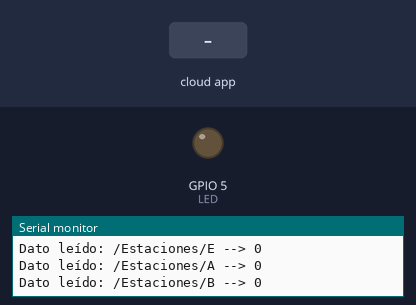
Simulated run of this sketch. Board: ESP8266 (NodeMCU). On the bench: output pins drawn as LEDs (lit = HIGH), the last lines printed to the serial monitor. The test bench sets the inputs (shaded band). WiFi joins after 1.5 s; servers stay silent unless stated; the Firebase database answers and starts empty.

Above: at 2.7 s.
2.8 s: the phone or cloud app sets A to 1
At 4.3 s:
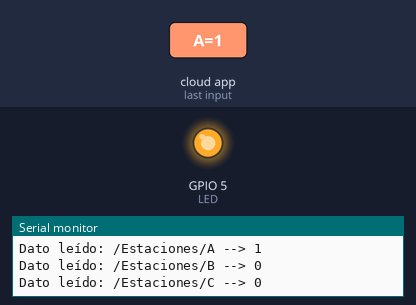
5.2 s: the phone or cloud app sets A to 0
At 7.2 s:
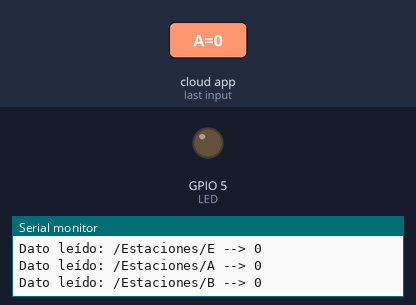
7.5 s: the phone or cloud app sets B to 1
At 9.2 s:
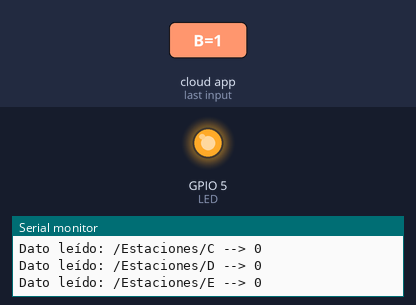
Timing chart, 0 to 10.7 s (numbered marks = the images above; inputs shaded):
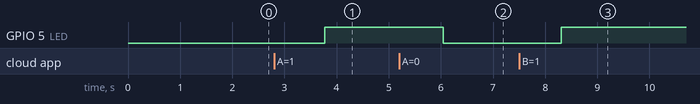

Measured:
- after the input at 2.8 s, GPIO 5 (LED): LOW → HIGH after 0.97 s
- after the input at 5.2 s, GPIO 5 (LED): HIGH → LOW after 0.84 s
- after the input at 7.5 s, GPIO 5 (LED): LOW → HIGH after 0.81 s

The sketch:

NodemCU_Firebase_central.ino
```cpp
/*
 * Created by Aurelio Gallardo Rodríguez
 * Based on: K. Suwatchai (Mobizt)
 *
 * Email: aurelio@seritium.es
 *
 * CENTRAL. Lectura
 *
 * Julio - 2019
 *
*/


//FirebaseESP8266.h must be included before ESP8266WiFi.h
#include "FirebaseESP8266.h"
#include <ESP8266WiFi.h>

#define FIREBASE_HOST "botonpanicoseritium.firebaseio.com"
#define FIREBASE_AUTH "Y0QVBot29hCVGZJQbpVUMr3IKngc7GacE2355bdy"
#define WIFI_SSID "JAZZTEL_shny"
#define WIFI_PASSWORD "3z7s5tvbtu4s"

//Define FirebaseESP8266 data object
FirebaseData bd;

String path = "/Estaciones"; // path a FireBase
char *estaciones[]= {"A","B","C","D","E"}; // Estaciones que voy a controlar

int i=1; // contador general

int activo=0; // Alarma

#define LED 5 // D1(gpio5)

void setup()
{

  Serial.begin(115200);
  pinMode(LED, OUTPUT);

  // conectando a la WIFI
  WiFi.begin(WIFI_SSID, WIFI_PASSWORD);
  Serial.print("Conectando a la WiFi");
  while (WiFi.status() != WL_CONNECTED)
  {
    Serial.print(".");
    delay(300);
  }
  Serial.println();
  Serial.print("Conectado con IP: ");
  Serial.println(WiFi.localIP());
  Serial.println();

  // Conectando a la bd real Time Firebase
  Firebase.begin(FIREBASE_HOST, FIREBASE_AUTH);
  Firebase.reconnectWiFi(true);

  //Set database read timeout to 1 minute (max 15 minutes)
  Firebase.setReadTimeout(bd, 1000 * 60);
  //tiny, small, medium, large and unlimited.
  //Size and its write timeout e.g. tiny (1s), small (10s), medium (30s) and large (60s).
  Firebase.setwriteSizeLimit(bd, "unlimited");

}

// Bucle principal
void loop() {

  activo=0; // reinicializo la variable

  for(i=0;i<=4;i++) {
    delay(1);
    activo=activo+rFB("/"+(String) estaciones[i]);
  }
  digitalWrite(LED,(activo>=1)); // activo el LED si es mayor o igual a 1.


}


// Función de lectura
int rFB(String estacion){// lee el dato de la entrada correspondiente

  int valor=0;

  if (Firebase.getInt(bd, path+estacion)) {
    if (bd.dataType() == "int") {
      Serial.println("Dato leído: "+ path+estacion +" --> " + (String) bd.intData());
      valor = bd.intData(); // retorna el valor
    }
  } else {
    // Si no existe el dato de la estación, salta el error
    // Pero el error se muestra en pantalla (bd.errorReason()) Y REINICIALIZA LA UNIDAD, lo cual no quiero.
    Serial.println("Estoy dando un error... ojo");
    // Serial.println(bd.errorReason());
  }

  return valor;

}
```
